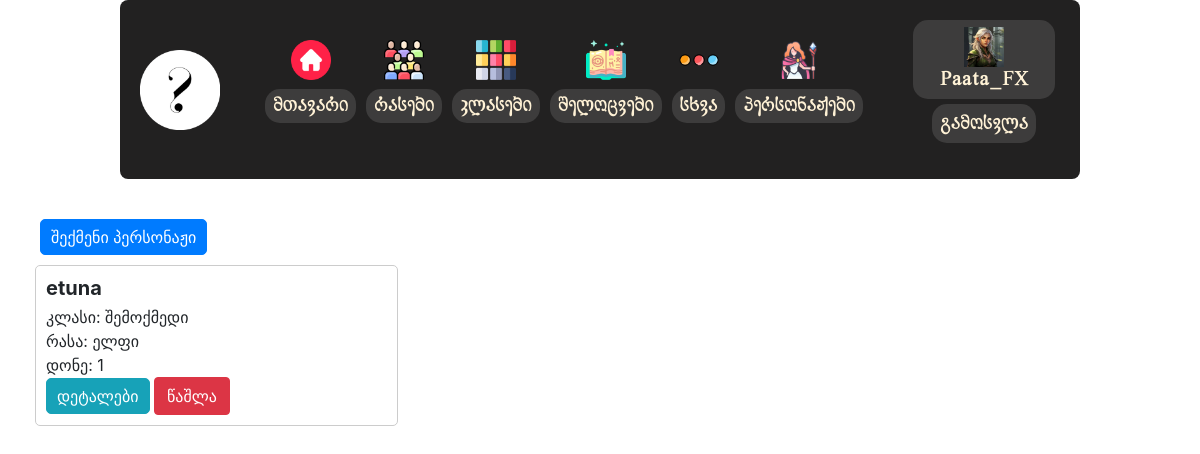
Page /characters/ (signed in) on the committed database.
### myapp/models.py (models this page shows, shortened)
class User(AbstractBaseUser, PermissionsMixin):
    username = models.CharField(max_length=200, unique=True, default='username')
    email = models.EmailField(unique=True, null=True, blank=True)
    avatar = models.ImageField(upload_to='avatars/', null=True, blank=True, default='avatars/default_avatar.jpeg')
    is_active = models.BooleanField(default=True)
    is_staff = models.BooleanField(default=False)
    groups = models.ManyToManyField(
        'auth.Group',
        verbose_name='groups',
        blank=True,
        help_text='The groups this user belongs to. A user will get all permissions granted to each of their groups.',
        related_name="user_set_custom",
        related_query_name="user",
    )
    user_permissions = models.ManyToManyField(
        'auth.Permission',
        verbose_name='user permissions',
        blank=True,
        help_text='Specific permissions for this user.',
        related_name="user_set_custom",
        related_query_name="user",
    )
    objects = UserManager()
    USERNAME_FIELD = 'username'
    REQUIRED_FIELDS = ['email']

class Character(models.Model):
    name = models.CharField(max_length=100)
    player = models.ForeignKey(settings.AUTH_USER_MODEL, on_delete=models.CASCADE)
    race = models.ForeignKey(Race, on_delete=models.CASCADE)
    subrace = models.ForeignKey(Subrace, on_delete=models.CASCADE, null=True, blank=True)
    dnd_class = models.ForeignKey(Class, on_delete=models.CASCADE)
    subclass = models.ForeignKey(Subclass, on_delete=models.CASCADE, null=True, blank=True)
    level = models.PositiveIntegerField(default=1)
    experience_points = models.PositiveIntegerField(default=0)
    hit_points = models.PositiveIntegerField(default=10)  # Provide a default value
    max_hit_points = models.PositiveIntegerField(default=10)  # Provide a default value
    temporary_hit_points = models.PositiveIntegerField(default=0)
    armor_class = models.PositiveIntegerField(default=10)  # Default armor class
    initiative = models.IntegerField(default=0)  # Default initiative
    speed = models.PositiveIntegerField(default=30)  # Default speed
    alignment = models.CharField(max_length=50, blank=True, null=True)
    background = models.CharField(max_length=100, blank=True, null=True)
    proficiency_bonus = models.IntegerField(default=2)  # Provide a default value
    strength = models.PositiveIntegerField()
    dexterity = models.PositiveIntegerField()
    constitution = models.PositiveIntegerField()
    intelligence = models.PositiveIntegerField()
    wisdom = models.PositiveIntegerField()
    charisma = models.PositiveIntegerField()
    saving_throws = models.ManyToManyField(SavingThrow, blank=True)  # Allow blank
    skills = models.ManyToManyField(Skill, blank=True)  # Allow blank
    languages = models.ManyToManyField(Language, blank=True)  # Allow blank
    proficiencies = models.ManyToManyField(Proficiency, blank=True)  # Allow blank
    equipment = models.ManyToManyField(Equipment, blank=True)  # Allow blank
    spells = models.ManyToManyField(Spell, blank=True)  # Allow blank
    features = models.ManyToManyField(Trait, blank=True)  # Allow blank
    actions = models.TextField(blank=True)  # Allow blank

class Class(models.Model):
    name = models.CharField(max_length=50)
    description = models.TextField()
    hit_die = models.ForeignKey(Dice, on_delete=models.CASCADE)
    hit_points_at_first_level = models.CharField(max_length=50, null=True, blank=True)
    hit_points_at_higher_levels = models.CharField(max_length=50, null=True, blank=True)
    saving_throw_proficiencies = models.ManyToManyField('SavingThrow')
    armor_proficiencies = models.ManyToManyField('Armor', blank=True)
    weapon_proficiencies = models.ManyToManyField('Weapon', blank=True)
    tool_proficiencies = models.ManyToManyField('Tool', blank=True)
    skill_proficiencies = models.ManyToManyField('Skill')
    weapon_groups = models.ManyToManyField('WeaponGroup', blank=True)
    armor_groups = models.ManyToManyField('ArmorGroup', blank=True)
    equipment = models.ManyToManyField('Equipment', blank=True)
    spellcasting_ability = models.ForeignKey('AbilityScore', on_delete=models.CASCADE, null=True, blank=True, related_name='spellcasting_ability_for')
    traits = models.ManyToManyField('Trait', blank=True)

class Race(models.Model):
    name = models.CharField(max_length=50)
    description = models.TextField()
    age = models.TextField()
    size = models.TextField()
    speed = models.IntegerField()
    strength = models.IntegerField(default=0)
    dexterity = models.IntegerField(default=0)
    constitution = models.IntegerField(default=0)
    intelligence = models.IntegerField(default=0)
    wisdom = models.IntegerField(default=0)
    charisma = models.IntegerField(default=0)
    traits = models.ManyToManyField('Trait', blank=True)
    languages = models.ManyToManyField('Language', blank=True)

### myapp/views.py (the view)
# urls.py: path('characters/', views.character_list, name='characters'),
@login_required
def character_list(request):
    characters = Character.objects.all()
    return render(request, 'character_list.html', {'characters': characters})

### myapp/templates/character_list.html (shortened to what this page needs)
{% extends 'base.html' %}
{% block content %}
{% load static i18n %}
<link rel="stylesheet" href="{% static 'css/character_list.css' %}">
<div class="container">
    <a href="{% url 'create_character' %}">
        <button class="btn btn-primary">{% trans "შექმენი პერსონაჟი" %}</button>
    </a>
    {% if characters %}
        <div class="row">
            {% for character in characters %}
                <div class="col-md-4 col-sm-6">
                    <div class="card mb-4">
                        <div class="card-body">
                            <h5 class="card-title">{{ character.name }}</h5>
                            <p class="card-text">{% trans "კლასი" %}: {{ character.dnd_class.name }}</p>
                            <p class="card-text">{% trans "რასა" %}: {{ character.race.name }}</p>
                            <p class="card-text">{% trans "დონე" %}: {{ character.level }}</p>
                            <a href="{% url 'character_detail' character.id %}" class="btn btn-info">{% trans "დეტალები" %}</a>
                            <form method="POST" action="{% url 'character_delete' character.id %}" style="display: inline;">
                                <button type="submit" class="btn btn-danger" onclick="return confirm('{% trans "დარწმუნებული ხარ, რომ გინდა, წაშალო პერსონაჟი?" %}');">
                                    {% trans "წაშლა" %}
                                </button>
                            </form>
                        </div>
                    </div>
                </div>
            {% endfor %}
        </div>
    {% else %}
        <p>{% trans "No characters found." %}</p>
    {% endif %}
</div>
{% endblock %}

### myapp/templates/navbar.html (shortened to what this page needs)
<!DOCTYPE html>
<html lang="en">
<head>
    {% load static %}
    <link rel="stylesheet" href="{% static 'css/navbar.css' %}">
    <link rel="stylesheet" href="{% static 'fonts/mg-glaho-drunk-master/css/mg-glaho-drunk.min.css' %}">
    <link rel="stylesheet" href="{% static 'fonts/ka-lortkipanidze-master/css/ka-lortkipanidze.min.css' %}">
</head>
<body>
    <nav class="navbar">
        <nav class="menu">
            <a href="/"><img class="logo_image" src="{% static 'image/logo.jpg' %}" alt="logo"></a>
            <ul class="burger_bar">
                <li>
                    <a href="/">
                        <img class="logo_image" src="{% static 'image/icons/home.png' %}" alt="home">
                        <h3>მთავარი</h3>
                    </a>
                </li>
                <li>
                    <a href="{% url 'races_page' %}">
                        <img class="logo_image" src="{% static 'image/icons/races.png' %}" alt="races">
                        <h3>რასები</h3>
                    </a>
                </li>
                <li>
                    <a href="{% url 'classes_page' %}">
                        <img class="logo_image" src="{% static 'image/icons/classes.png' %}" alt="classes">
                        <h3>კლასები</h3>
                    </a>
                </li>
                <li>
                    <a href="{% url 'spells_page' %}">
                        <img class="logo_image" src="{% static 'image/icons/spells.png' %}" alt="spells">
                        <h3>შელოცვები</h3>
                    </a>
                </li>
                <li>
                    <a href="#!">
                        <img class="logo_image" src="{% static 'image/icons/more.png' %}" alt="misc">
                        <h3>სხვა</h3>
                    </a>
                </li>
                {% if user.is_authenticated %}
                <li>
                    <a href="{% url 'characters' %}">
                        <img class="logo_image" src="{% static 'image/icons/character.png' %}" alt="special">
                        <h3>პერსონაჟები</h3>
                    </a>
                </li>
                {% endif %}
            </ul>
            {% if user.is_authenticated %}
            <ul class="login_signup">
                <li>
                    <a href="{% url 'profile' %}">
                        <img class="user_avatar" src="{{ user.avatar.url }}" alt="User Avatar">
                        <span>{{ user.username }}</span>
                    </a>
                </li>
                <li><a href="{% url 'logout' %}">გამოსვლა</a></li>
            </ul>
            {% else %}
            <ul class="login_signup">
                <li><a href="{% url 'login' %}">შესვლა</a></li>
                <li><a href="{% url 'register' %}">რეგისტრაცია</a></li>
            </ul>
            {% endif %}
        </nav>
    </nav>
</body>
</html>

### static/css/styles.css (style rules this page uses)
body, html { font-family: "KA_LORTKIPANIDZE", sans-serif; background-color: #1a1a1a; color: #fff2d6; margin: 0; padding: 0; height: 100%; }
.container { max-width: 960px; margin: auto; padding: 20px; }

### static/css/navbar.css (style rules this page uses)
.navbar { display: flex; align-items: center; background-color: #222121; padding: 20px; width: 100%; max-width: 960px; margin: 0 auto; border-radius: 8px; }
.menu { margin: 0 auto; display: flex; align-items: center; justify-content: space-evenly; width: 100%; }
.logo_image { width: 80px; }
.burger_bar a { display: flex; flex-direction: column; align-items: center; justify-content: space-evenly; height: 90px; text-decoration: none; }
.burger_bar img { aspect-ratio: 1/1; width: 40px; margin-bottom: 5px; transition: 0.5s; }
.burger_bar, .login_signup { list-style: none; display: flex; }
.login_signup { flex-direction: column; justify-content: flex-end; align-items: center; gap: 5px; }
.burger_bar li h3, .login_signup li a { font-family: "KA_LORTKIPANIDZE", sans-serif; border-radius: 15px; background-color: #3d3c3c; margin: 0px 5px; transition: 0.5s; font-size: 18px; padding: 5px 8px; color: #fff2d6; display: block; font-weight: bold; text-decoration: none; text-align: center; padding-top: 7px; }
.login_signup li a { border-color: #143083; }
img.user_avatar { aspect-ratio: 1/1; width: 40px; }

### static/css/character_list.css (style rules this page uses)
.container { max-width: 1200px; margin: 0 auto; padding: 20px; }
.card { border: 1px solid #ccc; border-radius: 5px; margin-bottom: 10px; }
.card-body { padding: 10px; }
.card-title { font-weight: bold; margin-bottom: 5px; }
.card-text { margin-bottom: 0; }
.btn-primary { background-color: #007bff; border-color: #007bff; color: #fff; padding: 5px 10px; border-radius: 5px; text-decoration: none; }
.btn-info { background-color: #17a2b8; border-color: #17a2b8; color: #fff; padding: 5px 10px; border-radius: 5px; text-decoration: none; }
.row { display: flex; flex-wrap: wrap; }
.col-md-4 { flex: 0 0 33.333333%; max-width: 33.333333%; padding: 10px; }

### rows in the picture
User: avatar (placeholder picture), username "Paata_FX"
Character: name "etuna", dnd_class.name "შემოქმედი", race.name "ელფი", level "1"
